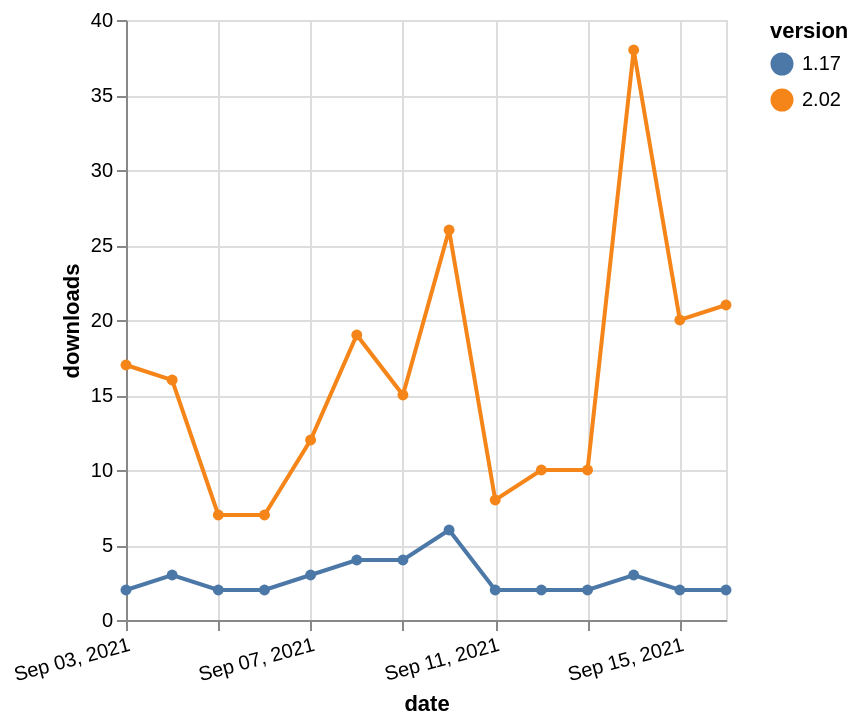

The specification (Vega-Lite) saved for this image:
### Vega-Lite specification from a JSON file in a GitHub repository (floating-point values rounded to 4 significant figures)
{"$schema": "https://vega.github.io/schema/vega-lite/v5.json", "description": "A simple bar chart with embedded data.", "data": {"values": [{"date": "2021-09-03", "total": 6978, "delta": 2, "version": "1.17"}, {"date": "2021-09-04", "total": 6981, "delta": 3, "version": "1.17"}, {"date": "2021-09-05", "total": 6983, "delta": 2, "version": "1.17"}, {"date": "2021-09-06", "total": 6985, "delta": 2, "version": "1.17"}, {"date": "2021-09-07", "total": 6988, "delta": 3, "version": "1.17"}, {"date": "2021-09-08", "total": 6992, "delta": 4, "version": "1.17"}, {"date": "2021-09-09", "total": 6996, "delta": 4, "version": "1.17"}, {"date": "2021-09-10", "total": 7002, "delta": 6, "version": "1.17"}, {"date": "2021-09-11", "total": 7004, "delta": 2, "version": "1.17"}, {"date": "2021-09-12", "total": 7006, "delta": 2, "version": "1.17"}, {"date": "2021-09-13", "total": 7008, "delta": 2, "version": "1.17"}, {"date": "2021-09-14", "total": 7011, "delta": 3, "version": "1.17"}, {"date": "2021-09-15", "total": 7013, "delta": 2, "version": "1.17"}, {"date": "2021-09-16", "total": 7015, "delta": 2, "version": "1.17"}, {"date": "2021-09-03", "total": 14055, "delta": 17, "version": "2.02"}, {"date": "2021-09-04", "total": 14071, "delta": 16, "version": "2.02"}, {"date": "2021-09-05", "total": 14078, "delta": 7, "version": "2.02"}, {"date": "2021-09-06", "total": 14085, "delta": 7, "version": "2.02"}, {"date": "2021-09-07", "total": 14097, "delta": 12, "version": "2.02"}, {"date": "2021-09-08", "total": 14116, "delta": 19, "version": "2.02"}, {"date": "2021-09-09", "total": 14131, "delta": 15, "version": "2.02"}, {"date": "2021-09-10", "total": 14157, "delta": 26, "version": "2.02"}, {"date": "2021-09-11", "total": 14165, "delta": 8, "version": "2.02"}, {"date": "2021-09-12", "total": 14175, "delta": 10, "version": "2.02"}, {"date": "2021-09-13", "total": 14185, "delta": 10, "version": "2.02"}, {"date": "2021-09-14", "total": 14223, "delta": 38, "version": "2.02"}, {"date": "2021-09-15", "total": 14243, "delta": 20, "version": "2.02"}, {"date": "2021-09-16", "total": 14264, "delta": 21, "version": "2.02"}]}, "width": "container", "mark": {"type": "line", "point": {"filled": true}}, "encoding": {"x": {"field": "date", "type": "temporal", "timeUnit": "yearmonthdate", "title": "date", "axis": {"labelAngle": -15}}, "y": {"field": "delta", "type": "quantitative", "title": "downloads"}, "color": {"field": "version", "type": "nominal"}, "tooltip": {"field": "delta"}}}
